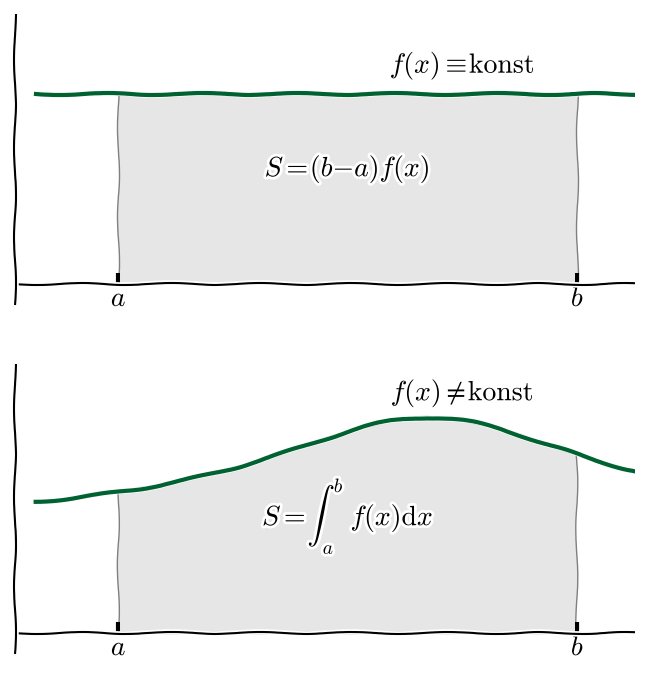

This chart was generated by the following Python code:
import numpy as np
import matplotlib.pyplot as plt
plt.xkcd()

def func(x):
    return 1+(1/(1+(x-2)**2))

def func2(x):
    return 1.76


a, b = 0.5, np.exp(1) # integral limits
X = np.linspace(0.1, 3,50)

ymin, ymax = -0.2,2.5

fig = plt.figure(figsize=(8,8))
ax=fig.add_subplot(212)

ax.set_ylim(ymin, ymax)
ax.spines['right'].set_color('none')
ax.spines['top'].set_color('none')
ax.xaxis.set_ticks_position('bottom')
ax.spines['bottom'].set_position(('data',0))
ax.yaxis.set_ticks_position('left')
ax.spines['left'].set_position(('data',0))

Y = func(X)
Y2 = [func2(i) for i in X]



ax.plot(X, Y, color='#006131', linewidth=3)

from matplotlib.patches import Polygon
# Make the shaded region
ix = np.linspace(a, b)
iy = func(ix)
iy2 = [func2(i) for i in X]
verts = [(a, 0)] + list(zip(ix, iy)) + [(b, 0)]
poly = Polygon(verts, facecolor='0.9', edgecolor='0.5')
ax.add_patch(poly)


print X
print Y2

ax2 = fig.add_subplot(211)
ax2.text(0.5 * (a + b), 1, r"$S=(b-a)f(x)$",
         horizontalalignment='center', fontsize=20)

ax2.text(0.25 * (a + 3*b), func2(2)+0.2, r"$f(x)\equiv\mathrm{konst}$",
         horizontalalignment='center', fontsize=20)

ax.text(0.5 * (a + b), 1, r"$S=\int_a^b f(x)\mathrm{d}x$",
         horizontalalignment='center', fontsize=20)
ax.text(0.25 * (a + 3*b), func2(2)+0.4, r"$f(x)\neq\mathrm{konst}$",
         horizontalalignment='center', fontsize=20)

ax2.plot(X, Y2, color='#006131', linewidth=3)
ax2.set_ylim(ymin, ymax)
ax2.spines['right'].set_color('none')
ax2.spines['top'].set_color('none')
ax2.xaxis.set_ticks_position('bottom')
ax2.spines['bottom'].set_position(('data',0))
ax2.yaxis.set_ticks_position('left')
ax2.spines['left'].set_position(('data',0))

# Make the shaded region
verts = [(a, 0)] + list(zip(ix, iy2)) + [(b, 0)]
poly = Polygon(verts, facecolor='0.9', edgecolor='0.5')
ax2.add_patch(poly)

ax.set_xticks((a, b))
ax.set_xticklabels(('$a$', '$b$'),fontsize=20)
ax.set_yticks([])
ax2.set_xticks((a, b))
ax2.set_xticklabels(('$a$', '$b$'),fontsize=20)
ax2.set_yticks([])

plt.savefig("integral.png",bbox_inches="tight", pad_inches=.15)

